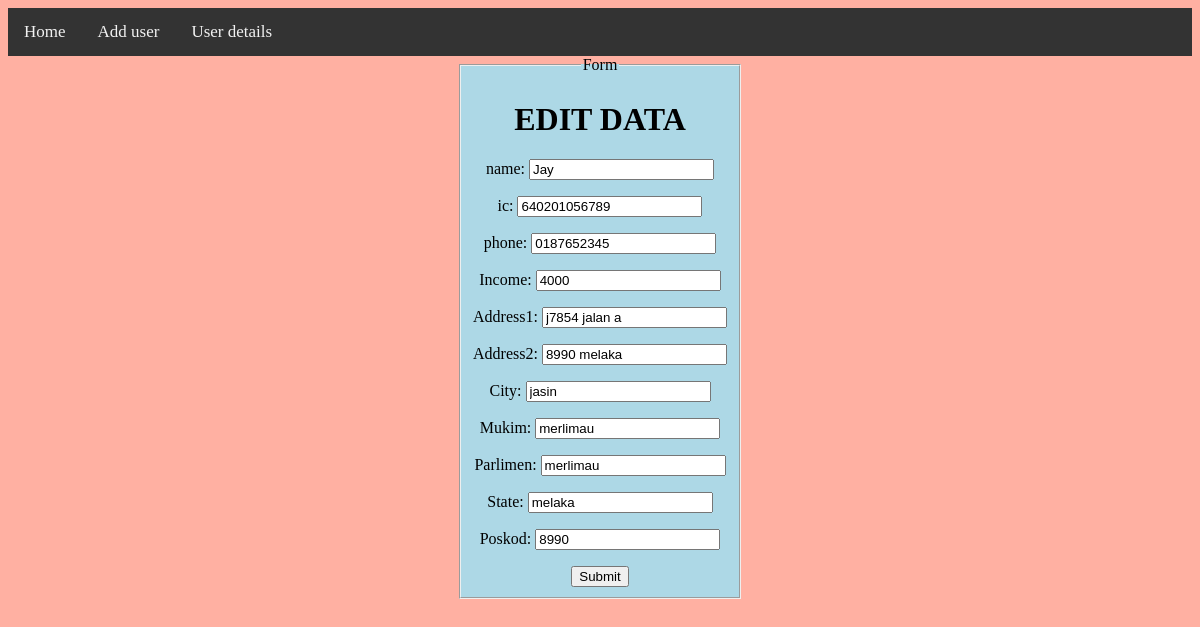
Screenshot of /pkob/update_order/640201056789/ with the database file from the repository.
### App_Soc/models.py (models this page shows, shortened)
class Question(models.Model):
    name_text = models.CharField(max_length=200)
    ic_text = models.CharField(max_length=200, primary_key=True)
    phone_text = models.CharField(max_length=200)
    income = models.IntegerField(verbose_name='Income')
    address1 = models.CharField(max_length=100, verbose_name='Alamat 1')
    address2 = models.CharField(max_length=100, verbose_name='Alamat 2')
    city = models.CharField(max_length=20, verbose_name='Bandar')
    mukim = models.CharField(max_length=20, verbose_name='Mukim')
    parlimen = models.CharField(max_length=20, verbose_name='Parlimen')
    state = models.CharField(max_length=20, verbose_name='Negeri')
    poskod = models.IntegerField(verbose_name='Poskod')
    pub_date = models.DateTimeField(auto_now=True)

### App_Soc/views.py (the view)
# urls.py: path('update_order/<str:pk>/', views.updateOrder, name="update_order"),
def updateOrder(request, pk):
    data = Question.objects.get(ic_text=pk)
    form = MyForm1(instance=data)
    if request.method == 'POST':
        form = MyForm1(request.POST, instance=data)
        if form.is_valid():
            form.save()
            return redirect('/pkob/student_data/')
    context = {'form':form}
    return render(request, 'App_Soc/editform.html', context)

### App_Soc/templates/App_Soc/editform.html (shortened to what this page needs)
<!DOCTYPE html>
<html lang="en">
<head>
</head>
<body style="background-color:hsla(9, 100%, 64%, 0.5);">
<div class="topnav">
  <a  href="{% url 'home' %}">Home</a>
  <a href="#adduser">Add user</a>
  <a href="{% url 'data' %}">User details</a>
</div>
<div class="info">
    <form method="POST">
      <fieldset>
        <legend>Form</legend>
          <div class="frm">
              <h1>EDIT DATA</h1>
          <table>
              <tr>
        {{ form.as_p }}
              </tr>
            </table>
        <button type="submit" onclick="alert('Data has successfully updated ')" class="btn btn-primary">Submit</button>
          </div>
      </fieldset>
    </form>
</div>
</body>
</html>

### App_Soc/templates/App_Soc/editform.html (style rules this page uses)
table,th,td { border:1px solid black; }
.topnav { background-color: #333; overflow: hidden; }
form { text-align: center; }
.frm { background-color: lightblue; text-align: center; display: inline-block; }
fieldset { background-color: lightblue; display: inline-block; text-align: center; }
.topnav a { float: left; color: #f2f2f2; text-align: center; padding: 14px 16px; text-decoration: none; font-size: 17px; }
table, th, td { border: 1px solid black; border-collapse: collapse; }
h1 { text-align: center; }

### rows the page displays
Question: name_text "Jay", ic_text "640201056789", phone_text "0187652345", income "4000", address1 "j7854 jalan a", address2 "8990 melaka", city "jasin", mukim "merlimau", parlimen "merlimau", state "melaka", poskod "8990"
